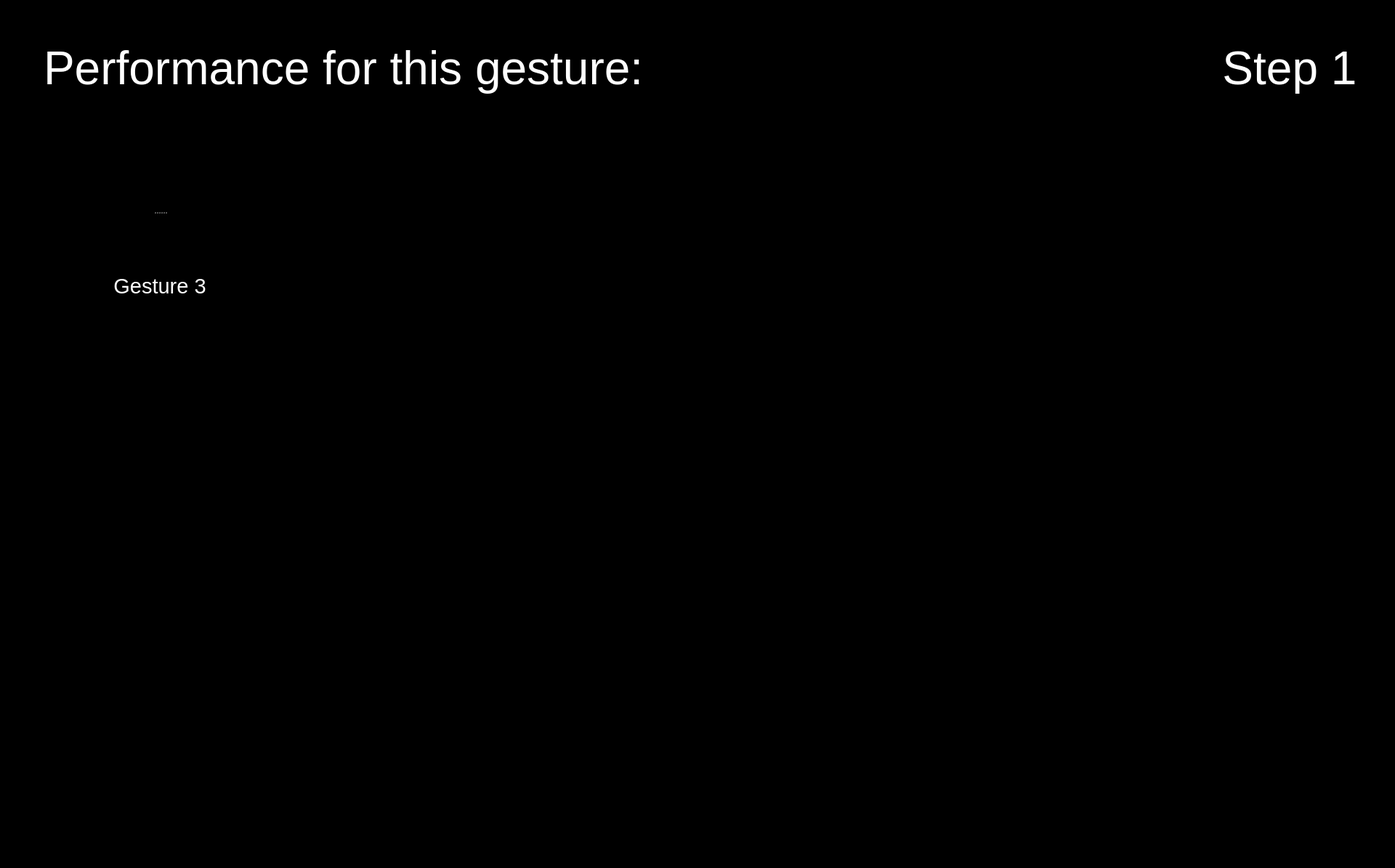
<?xml version="1.0" encoding="UTF-8"?>
<ui version="4.0">
 <class>Form</class>
 <widget class="QWidget" name="Form">
  <property name="geometry">
   <rect>
    <x>0</x>
    <y>0</y>
    <width>1920</width>
    <height>1195</height>
   </rect>
  </property>
  <property name="maximumSize">
   <size>
    <width>1920</width>
    <height>1200</height>
   </size>
  </property>
  <property name="windowTitle">
   <string>Form</string>
  </property>
  <property name="styleSheet">
   <string notr="true">background-color: rgb(0, 0, 0);</string>
  </property>
  <widget class="QLabel" name="label_plot_1">
   <property name="geometry">
    <rect>
     <x>490</x>
     <y>180</y>
     <width>850</width>
     <height>340</height>
    </rect>
   </property>
   <property name="maximumSize">
    <size>
     <width>1200</width>
     <height>480</height>
    </size>
   </property>
   <property name="font">
    <font>
     <pointsize>48</pointsize>
    </font>
   </property>
   <property name="styleSheet">
    <string notr="true">color: rgb(255, 255, 255);</string>
   </property>
   <property name="text">
    <string/>
   </property>
   <property name="scaledContents">
    <bool>true</bool>
   </property>
  </widget>
  <widget class="QLabel" name="icon_newbie_1">
   <property name="enabled">
    <bool>true</bool>
   </property>
   <property name="geometry">
    <rect>
     <x>490</x>
     <y>380</y>
     <width>100</width>
     <height>100</height>
    </rect>
   </property>
   <property name="sizePolicy">
    <sizepolicy hsizetype="Preferred" vsizetype="Preferred">
     <horstretch>0</horstretch>
     <verstretch>0</verstretch>
    </sizepolicy>
   </property>
   <property name="maximumSize">
    <size>
     <width>100</width>
     <height>100</height>
    </size>
   </property>
   <property name="text">
    <string/>
   </property>
   <property name="pixmap">
    <pixmap resource="resources/res.qrc">:/img/Icon User.png</pixmap>
   </property>
   <property name="scaledContents">
    <bool>true</bool>
   </property>
  </widget>
  <widget class="QLabel" name="icon_expert_1">
   <property name="enabled">
    <bool>true</bool>
   </property>
   <property name="geometry">
    <rect>
     <x>490</x>
     <y>220</y>
     <width>100</width>
     <height>100</height>
    </rect>
   </property>
   <property name="sizePolicy">
    <sizepolicy hsizetype="Preferred" vsizetype="Preferred">
     <horstretch>0</horstretch>
     <verstretch>0</verstretch>
    </sizepolicy>
   </property>
   <property name="maximumSize">
    <size>
     <width>100</width>
     <height>100</height>
    </size>
   </property>
   <property name="text">
    <string/>
   </property>
   <property name="pixmap">
    <pixmap resource="resources/res.qrc">:/img/Icon Expert.png</pixmap>
   </property>
   <property name="scaledContents">
    <bool>true</bool>
   </property>
  </widget>
  <widget class="QPushButton" name="button_exit">
   <property name="enabled">
    <bool>true</bool>
   </property>
   <property name="geometry">
    <rect>
     <x>1760</x>
     <y>1040</y>
     <width>150</width>
     <height>150</height>
    </rect>
   </property>
   <property name="minimumSize">
    <size>
     <width>81</width>
     <height>81</height>
    </size>
   </property>
   <property name="maximumSize">
    <size>
     <width>150</width>
     <height>150</height>
    </size>
   </property>
   <property name="cursor">
    <cursorShape>OpenHandCursor</cursorShape>
   </property>
   <property name="focusPolicy">
    <enum>Qt::WheelFocus</enum>
   </property>
   <property name="contextMenuPolicy">
    <enum>Qt::DefaultContextMenu</enum>
   </property>
   <property name="icon">
    <iconset resource="resources/res.qrc">
     <normaloff>:/buttons/Button Exit.svg</normaloff>:/buttons/Button Exit.svg</iconset>
   </property>
   <property name="iconSize">
    <size>
     <width>144</width>
     <height>144</height>
    </size>
   </property>
   <property name="autoDefault">
    <bool>false</bool>
   </property>
   <property name="default">
    <bool>false</bool>
   </property>
   <property name="flat">
    <bool>true</bool>
   </property>
  </widget>
  <widget class="QPushButton" name="button_nav_right">
   <property name="enabled">
    <bool>true</bool>
   </property>
   <property name="geometry">
    <rect>
     <x>960</x>
     <y>560</y>
     <width>150</width>
     <height>150</height>
    </rect>
   </property>
   <property name="minimumSize">
    <size>
     <width>81</width>
     <height>81</height>
    </size>
   </property>
   <property name="maximumSize">
    <size>
     <width>150</width>
     <height>150</height>
    </size>
   </property>
   <property name="cursor">
    <cursorShape>OpenHandCursor</cursorShape>
   </property>
   <property name="focusPolicy">
    <enum>Qt::WheelFocus</enum>
   </property>
   <property name="contextMenuPolicy">
    <enum>Qt::DefaultContextMenu</enum>
   </property>
   <property name="layoutDirection">
    <enum>Qt::LeftToRight</enum>
   </property>
   <property name="autoFillBackground">
    <bool>false</bool>
   </property>
   <property name="styleSheet">
    <string notr="true"/>
   </property>
   <property name="icon">
    <iconset resource="resources/res.qrc">
     <normaloff>:/buttons/Button Right.svg</normaloff>:/buttons/Button Right.svg</iconset>
   </property>
   <property name="iconSize">
    <size>
     <width>144</width>
     <height>144</height>
    </size>
   </property>
   <property name="autoDefault">
    <bool>false</bool>
   </property>
   <property name="default">
    <bool>false</bool>
   </property>
   <property name="flat">
    <bool>true</bool>
   </property>
  </widget>
  <widget class="QPushButton" name="button_nav_left">
   <property name="enabled">
    <bool>true</bool>
   </property>
   <property name="geometry">
    <rect>
     <x>800</x>
     <y>560</y>
     <width>150</width>
     <height>150</height>
    </rect>
   </property>
   <property name="minimumSize">
    <size>
     <width>81</width>
     <height>81</height>
    </size>
   </property>
   <property name="maximumSize">
    <size>
     <width>150</width>
     <height>150</height>
    </size>
   </property>
   <property name="cursor">
    <cursorShape>OpenHandCursor</cursorShape>
   </property>
   <property name="focusPolicy">
    <enum>Qt::WheelFocus</enum>
   </property>
   <property name="contextMenuPolicy">
    <enum>Qt::DefaultContextMenu</enum>
   </property>
   <property name="layoutDirection">
    <enum>Qt::LeftToRight</enum>
   </property>
   <property name="autoFillBackground">
    <bool>false</bool>
   </property>
   <property name="styleSheet">
    <string notr="true"/>
   </property>
   <property name="icon">
    <iconset resource="resources/res.qrc">
     <normaloff>:/buttons/Button Left.svg</normaloff>:/buttons/Button Left.svg</iconset>
   </property>
   <property name="iconSize">
    <size>
     <width>144</width>
     <height>144</height>
    </size>
   </property>
   <property name="autoDefault">
    <bool>false</bool>
   </property>
   <property name="default">
    <bool>false</bool>
   </property>
   <property name="flat">
    <bool>true</bool>
   </property>
  </widget>
  <widget class="QLabel" name="icon_reaction_1">
   <property name="enabled">
    <bool>true</bool>
   </property>
   <property name="geometry">
    <rect>
     <x>1400</x>
     <y>250</y>
     <width>200</width>
     <height>200</height>
    </rect>
   </property>
   <property name="sizePolicy">
    <sizepolicy hsizetype="Preferred" vsizetype="Preferred">
     <horstretch>0</horstretch>
     <verstretch>0</verstretch>
    </sizepolicy>
   </property>
   <property name="maximumSize">
    <size>
     <width>200</width>
     <height>200</height>
    </size>
   </property>
   <property name="text">
    <string/>
   </property>
   <property name="scaledContents">
    <bool>true</bool>
   </property>
  </widget>
  <widget class="QLabel" name="image_step">
   <property name="geometry">
    <rect>
     <x>1650</x>
     <y>170</y>
     <width>250</width>
     <height>250</height>
    </rect>
   </property>
   <property name="font">
    <font>
     <pointsize>48</pointsize>
    </font>
   </property>
   <property name="styleSheet">
    <string notr="true">color: rgb(255, 255, 255);</string>
   </property>
   <property name="text">
    <string/>
   </property>
   <property name="pixmap">
    <pixmap resource="resources/res.qrc">:/detected steps/Detected Step1_Button.png</pixmap>
   </property>
   <property name="alignment">
    <set>Qt::AlignCenter</set>
   </property>
   <property name="wordWrap">
    <bool>true</bool>
   </property>
  </widget>
  <widget class="QLabel" name="label_text_step">
   <property name="geometry">
    <rect>
     <x>1650</x>
     <y>20</y>
     <width>250</width>
     <height>150</height>
    </rect>
   </property>
   <property name="font">
    <font>
     <family>Arial</family>
     <pointsize>48</pointsize>
     <weight>9</weight>
     <italic>false</italic>
     <bold>false</bold>
    </font>
   </property>
   <property name="styleSheet">
    <string notr="true">font: 75 48pt &quot;Arial&quot;;
color: rgb(255, 255, 255);</string>
   </property>
   <property name="text">
    <string>Step 1</string>
   </property>
   <property name="textFormat">
    <enum>Qt::RichText</enum>
   </property>
   <property name="alignment">
    <set>Qt::AlignCenter</set>
   </property>
   <property name="wordWrap">
    <bool>true</bool>
   </property>
  </widget>
  <widget class="QSplitter" name="splitter_2">
   <property name="geometry">
    <rect>
     <x>60</x>
     <y>210</y>
     <width>320</width>
     <height>282</height>
    </rect>
   </property>
   <property name="orientation">
    <enum>Qt::Vertical</enum>
   </property>
   <widget class="QLabel" name="image_required_1">
    <property name="maximumSize">
     <size>
      <width>320</width>
      <height>240</height>
     </size>
    </property>
    <property name="text">
     <string/>
    </property>
    <property name="pixmap">
     <pixmap resource="resources/res.qrc">:/img/gesture3.png</pixmap>
    </property>
    <property name="scaledContents">
     <bool>true</bool>
    </property>
   </widget>
   <widget class="QLabel" name="text_required_1">
    <property name="font">
     <font>
      <family>Arial</family>
      <pointsize>22</pointsize>
      <weight>9</weight>
      <italic>false</italic>
      <bold>false</bold>
     </font>
    </property>
    <property name="styleSheet">
     <string notr="true">font: 75 22pt &quot;Arial&quot;;
color: rgb(255, 255, 255);</string>
    </property>
    <property name="text">
     <string>Gesture 3</string>
    </property>
    <property name="textFormat">
     <enum>Qt::PlainText</enum>
    </property>
    <property name="alignment">
     <set>Qt::AlignCenter</set>
    </property>
    <property name="wordWrap">
     <bool>true</bool>
    </property>
   </widget>
  </widget>
  <widget class="QLabel" name="label_trouble">
   <property name="geometry">
    <rect>
     <x>60</x>
     <y>20</y>
     <width>1280</width>
     <height>150</height>
    </rect>
   </property>
   <property name="font">
    <font>
     <family>Arial</family>
     <pointsize>48</pointsize>
     <weight>9</weight>
     <italic>false</italic>
     <bold>false</bold>
    </font>
   </property>
   <property name="styleSheet">
    <string notr="true">font: 75 48pt &quot;Arial&quot;;
color: rgb(255, 255, 255);</string>
   </property>
   <property name="text">
    <string>Performance for this gesture:</string>
   </property>
   <property name="textFormat">
    <enum>Qt::RichText</enum>
   </property>
   <property name="alignment">
    <set>Qt::AlignLeading|Qt::AlignLeft|Qt::AlignVCenter</set>
   </property>
   <property name="wordWrap">
    <bool>true</bool>
   </property>
  </widget>
 </widget>
 <resources>
  <include location="resources/res.qrc"/>
 </resources>
 <connections/>
</ui>
